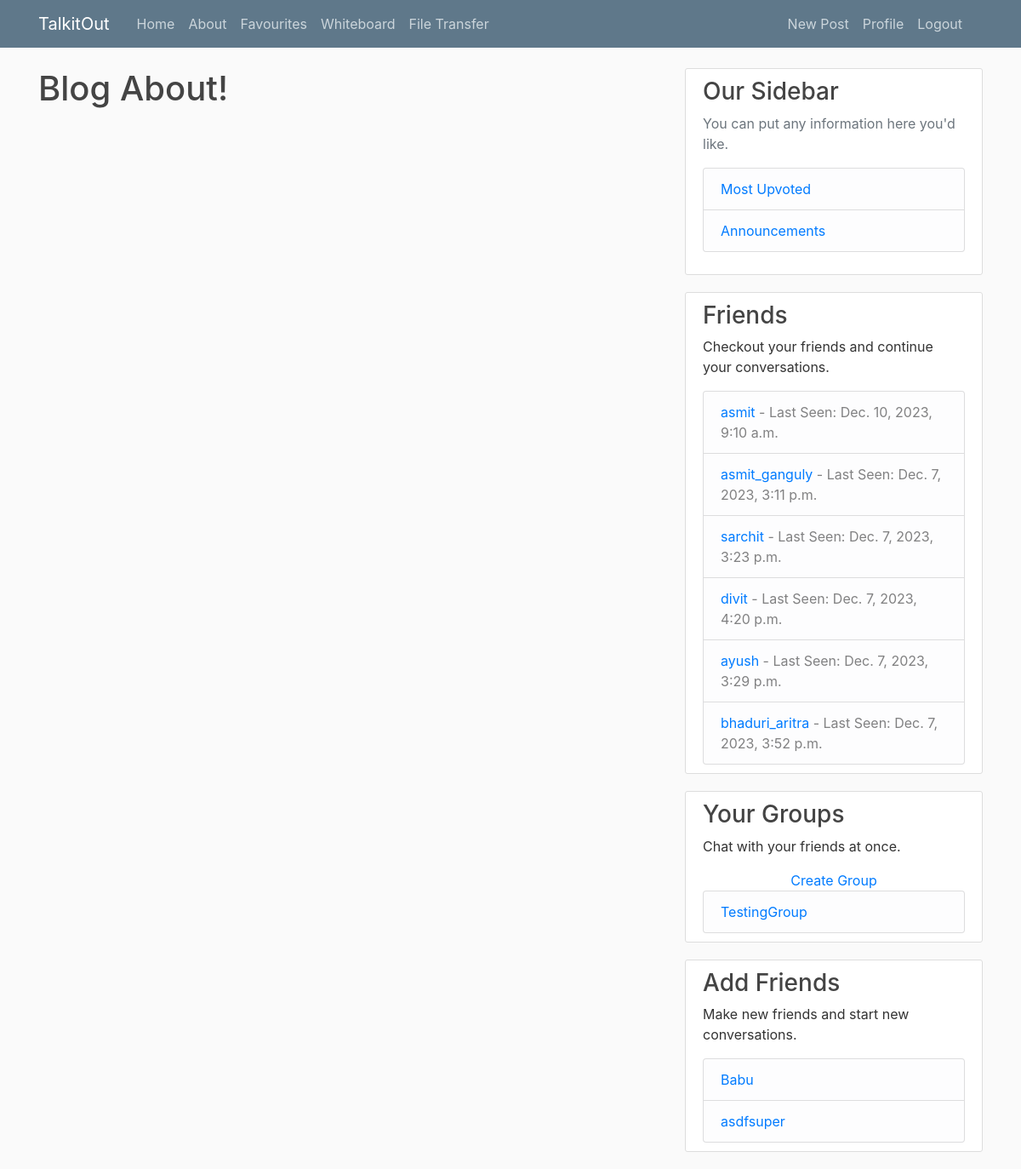
Page /about/ (signed in) on the committed database.
### blog/models.py (models this page shows, shortened)
class Friend(models.Model):
    user = models.ForeignKey(User, on_delete=models.CASCADE, related_name='user')
    friend = models.ForeignKey(User, on_delete=models.CASCADE, related_name='friend')
    class Meta:
        unique_together = ('user', 'friend')

class Group(models.Model):
    name = models.CharField(max_length=255, unique=True)
    members = models.ManyToManyField(User, related_name='group_members')

### blog/views.py (the view)
# urls.py: path('about/', views.about,name='blog-about'),
def about(request):
    context = {"title": "about"}
    if request.user.is_authenticated:
        request.user.profile.lastseen = timezone.now()
        request.user.profile.save()
        request.user.profile.lastseen = timezone.now()
        request.user.profile.save()
        current_user = request.user
        friends = Friend.objects.filter(user=current_user).values_list(
            "friend", flat=True
        )
        others = User.objects.exclude(pk=current_user.id).exclude(pk__in=friends)
        groups = Group.objects.filter(
            members=current_user
        )  # Get groups the user is a part of
        context["friends"] = Friend.objects.filter(user=current_user)
        context["others_list"] = others
        context["groups"] = groups  # Add groups to the context
        friends_lastseen = Profile.objects.filter(
            user__in=friends.values_list("friend", flat=True)
        ).values("user__username", "lastseen")
        context["friends_lastseen"] = friends_lastseen
    return render(request, "blog/about.html", context)

### users/models.py (called while the page is built)
    def save(self,*args, **kwargs):
        super().save(*args, **kwargs)
        img = Image.open(self.image.path)
        if img.height>300 or img.width >300:
            output_size = (300,300)
            img.thumbnail(output_size)
            img.save(self.image.path)

### blog/templates/blog/about.html
{% extends "blog/base.html" %}
{% block content %}
<h1>Blog About!</h1>
{% endblock content%}
{% block friend_list %}
<div class="content-section">
    <h3>Friends</h3>
    <p>Checkout your friends and continue your conversations.</p>
    <ul class="list-group">
        {% for friend in friends %}
            {% with request.user.username as current_user %}
                {% if friend.friend.username < current_user %}
                    {% with room_name=friend.friend.username|add:"_"|add:current_user %}
                        <li class="list-group-item list-group-item-light">
                            <a href="{% url 'room' room_name %}">{{ friend.friend.username }}</a> - Last Seen:
                            {% for lastseen in friends_lastseen %}
                                {% if lastseen.user__username == friend.friend.username %}
                                    {{ lastseen.lastseen }}
                                {% endif %}
                            {% endfor %}
                        </li>
                    {% endwith %}
                {% else %}
                    {% with room_name=current_user|add:"_"|add:friend.friend.username %}
                        <li class="list-group-item list-group-item-light">
                            <a href="{% url 'room' room_name %}">{{ friend.friend.username }}</a> - Last Seen:
                            {% for lastseen in friends_lastseen %}
                                {% if lastseen.user__username == friend.friend.username %}
                                    {{ lastseen.lastseen }}
                                {% endif %}
                            {% endfor %}
                        </li>
                    {% endwith %}
                {% endif %}
            {% endwith %}
        {% endfor %}
    </ul>
</div>
{% endblock friend_list %}
{% block group_list %}
<div class="content-section">
    <h3>Your Groups</h3>
    <p>Chat with your friends at once.</p>
    <div class="text-center">
        <a href="{% url 'create_group' %}">Create Group</a>
    </div>
    <ul class="list-group">
        {% for group in groups %}
            <li class="list-group-item list-group-item-light">
                <a href="{% url 'room' group.name %}">{{ group.name}}</a>
            </li>
        {% endfor %}
    </ul>
</div>
{% endblock group_list %}
{% block other_list %}
<div class="content-section">
    <h3>Add Friends</h3>
    <p>Make new friends and start new conversations.</p>
    <ul class="list-group">
        {% for other in others_list %}
            {% with request.user.username as current_user %}
                {% if other.username < current_user %}
                    {% with room_name=other.username|add:"_"|add:current_user %}
                        <li class="list-group-item list-group-item-light">
                            <a href="{% url 'room' room_name %}">{{ other.username }}</a>
                        </li>
                    {% endwith %}
                {% else %}
                    {% with room_name=current_user|add:"_"|add:other.username %}
                        <li class="list-group-item list-group-item-light">
                            <a href="{% url 'add_friend' other.username %}">{{ other.username }}</a>
                        </li>
                    {% endwith %}
                {% endif %}
            {% endwith %}
        {% endfor %}
    </ul>
</div>
{% endblock other_list %}

### blog/templates/blog/base.html (shortened to what this page needs)
{% load static %}
<!DOCTYPE html>
<html>
<head>
  <link rel="stylesheet" href="https://maxcdn.bootstrapcdn.com/bootstrap/4.0.0/css/bootstrap.min.css"
>
  <link rel="stylesheet" type="text/css" href="{% static 'blog/main.css' %}">
  <link rel="stylesheet" disabled="true" id="dark-mode-stylesheet" type="text/css" href="{% static 'blog/dark.css' %}">
  <link href='https://unpkg.com/css.gg@2.0.0/icons/css/dark-mode.css' rel='stylesheet'>
  <link href='https://unpkg.com/css.gg@2.0.0/icons/css/sun.css' rel='stylesheet'>
  <link href='https://unpkg.com/css.gg@2.0.0/icons/css/moon.css' rel='stylesheet'>
</head>
<body>
  <header class="site-header">
    <nav class="navbar navbar-expand-md navbar-dark bg-steel fixed-top">
      <div class="container">
        <a class="navbar-brand mr-4" href="{% url 'blog-home' %}">TalkitOut</a>
        <div class="collapse navbar-collapse" id="navbarToggle">
          <div class="navbar-nav mr-auto">
            <a class="nav-item nav-link" href="{% url 'blog-home' %}">Home</a>
            <a class="nav-item nav-link" href="{% url 'blog-about' %}">About</a>
            <a class="nav-item nav-link" href="{% url 'favourite_list' %}">Favourites</a>
            <a class="nav-item nav-link" href="/whiteboardcollab/">Whiteboard</a>
            {% if user.is_authenticated %}
              <a class="nav-item nav-link" href="{% url 'stream:user-videos' user.username %}">File Transfer</a>
            {% endif %}
          </div>
          <div class="navbar-nav">
            {% if user.is_authenticated %}
              <a class="nav-item nav-link" href="{% url 'post-create' %}">New Post</a>
              <a class="nav-item nav-link" href="{% url 'profile' %}">Profile</a>
              <a class="nav-item nav-link" href="{% url 'logout' %}">Logout</a>
              <a class="nav-item nav-link theme-toggle" href="#"></a>
            {% endif %}
          </div>
        </div>
      </div>
    </nav>
  </header>
  <main role="main" class="container">
    <div class="row">
      <div class="col-md-8">
        {% block content %}{% endblock %}
      </div>
      <div class="col-md-4">
        <div class="content-section">
          <h3>Our Sidebar</h3>
          <p class='text-muted'>You can put any information here you'd like.
          <ul class="list-group">
            {% if user.is_authenticated %}
              <li class="list-group-item list-group-item-light"><a href="{% url 'upvoted-posts' %}">Most Upvoted</a></li>
              <li class="list-group-item list-group-item-light"><a href="{% url 'announce' %}">Announcements</li></a>
            {% endif %}
          </ul>
          </p>
        </div>
          {% block friend_list %}
          {% endblock %}
          {% block group_list %}
          {% endblock %}
          {% block other_list %}
          {% endblock %}
      </div>
  </main>
</body>
</html>

### blog/static/blog/main.css (style rules this page uses)
body { background: #fafafa; color: #333333; margin-top: 5rem; }
h1, h2, h3, h4, h5, h6 { color: #444444; }
ul { margin: 0; }
.bg-steel { background-color: #5f788a; }
.site-header .navbar-nav .nav-link { color: #cbd5db; }
.content-section { background: #ffffff; padding: 10px 20px; border: 1px solid #dddddd; border-radius: 3px; margin-bottom: 20px; }

### rows in the picture
Friend: friend.username "asmit", lastseen "Dec. 10, 2023, 9:10 a.m."
Friend: friend.username "asmit_ganguly", lastseen "Dec. 7, 2023, 3:11 p.m."
Friend: friend.username "sarchit", lastseen "Dec. 7, 2023, 3:23 p.m."
Friend: friend.username "divit", lastseen "Dec. 7, 2023, 4:20 p.m."
Friend: friend.username "ayush", lastseen "Dec. 7, 2023, 3:29 p.m."
Friend: friend.username "bhaduri_aritra", lastseen "Dec. 7, 2023, 3:52 p.m."
Group: name "TestingGroup"

### other values in the picture
{{ other.username }} "Babu"
{{ other.username }} "asdfsuper"
